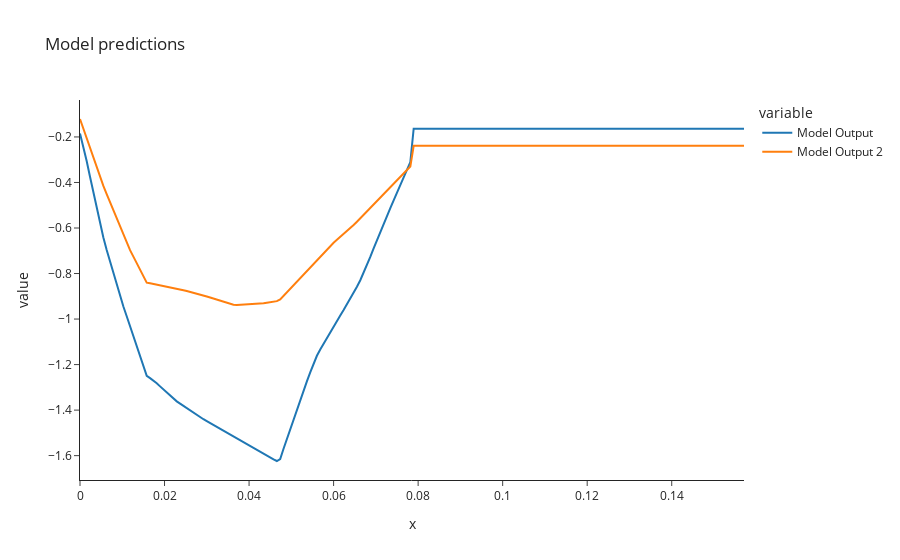

Notebook code cell kept with this figure:
### Code cell
fig = px.line(df, x='x', y=df.columns[1:], title='Model predictions')
fig.show()

### Figure 1 — Plotly figure (JSON) as saved in the notebook; plotly's stock layout.template omitted (floating-point values rounded to 4 significant figures; data arrays with more than 128 entries replaced by an {"elided": "..."} marker saying what was removed)
{"data": [{"hovertemplate": "variable=Model Output<br>x=%{x}<br>value=%{y}<extra></extra>", "legendgroup": "Model Output", "line": {"color": "#1F77B4", "dash": "solid"}, "marker": {"symbol": "circle"}, "mode": "lines", "name": "Model Output", "orientation": "v", "showlegend": true, "type": "scatter", "x": {"elided": "200 float values"}, "xaxis": "x", "y": {"elided": "200 float values"}, "yaxis": "y"}, {"hovertemplate": "variable=Model Output 2<br>x=%{x}<br>value=%{y}<extra></extra>", "legendgroup": "Model Output 2", "line": {"color": "#FF7F0E", "dash": "solid"}, "marker": {"symbol": "circle"}, "mode": "lines", "name": "Model Output 2", "orientation": "v", "showlegend": true, "type": "scatter", "x": {"elided": "200 float values"}, "xaxis": "x", "y": {"elided": "200 float values"}, "yaxis": "y"}], "layout": {"legend": {"title": {"text": "variable"}, "tracegroupgap": 0}, "title": {"text": "Model predictions"}, "xaxis": {"anchor": "y", "domain": [0, 1], "title": {"text": "x"}}, "yaxis": {"anchor": "x", "domain": [0, 1], "title": {"text": "value"}}}}
